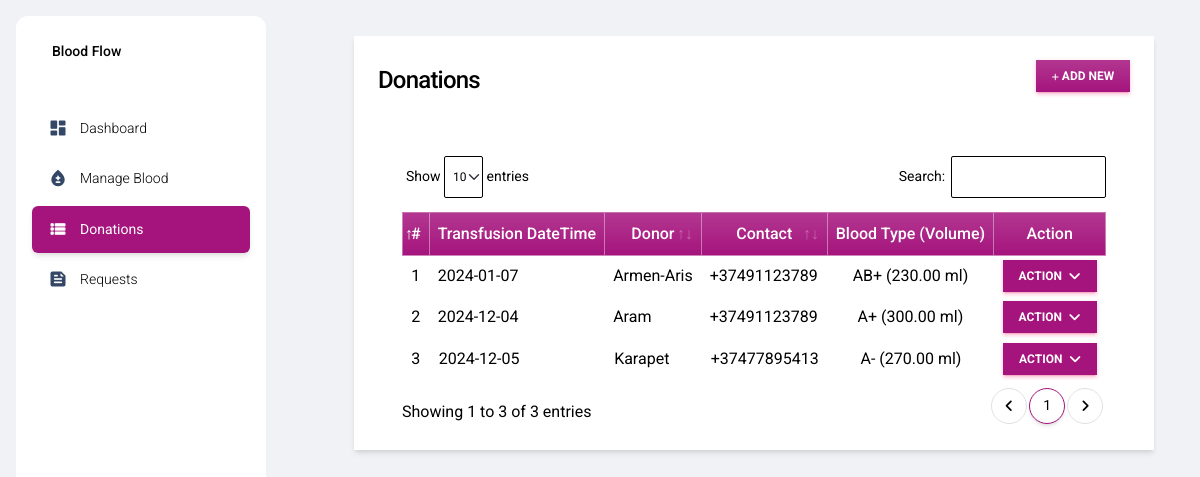
The page /donation_mgt (signed in) on the database its author committed.
### bbApp/models.py (models this page shows, shortened)
class Donation(models.Model):
    blood_group = models.ForeignKey(Blood_Group, on_delete=models.CASCADE)
    donor_name = models.CharField(max_length=500)
    donor_contact = models.CharField(max_length=250)
    donor_email = models.CharField(max_length=250)
    donor_address = models.TextField(blank=True, null=True)
    donor_gender = models.CharField(max_length=30, choices = (('Male' ,'Male'),('Female' ,'Female')))
    transfusion_date = models.DateField()
    donation_volume = models.FloatField(default=0)
    date_created = models.DateTimeField(default=timezone.now)
    date_updated = models.DateTimeField(auto_now=True)

class Blood_Group(models.Model):
    name = models.CharField(max_length=250)
    status = models.CharField(max_length=2, choices=(('1','Active'),('2','Inactive')), default = 1)
    date_created = models.DateTimeField(default=timezone.now)
    date_updated = models.DateTimeField(auto_now=True)
    def __str__(self):
        return self.name

### bbApp/views.py (the view)
# urls.py: path('donation_mgt', views.donation_mgt,name="donation-page"),
@login_required
def donation_mgt(request):
    context['page'] = 'donation_mgt'
    context['page_title'] = 'Donors Blood Donations Management'
    donations = models.Donation.objects.all()
    context['donations'] = donations
    return render(request,'donation_mgt.html',context)

### bbApp/forms.py (shortened to what this page needs)
class UpdateProfile(UserChangeForm):
    username = forms.CharField(max_length=250,help_text="The Username field is required.")
    email = forms.EmailField(max_length=250,help_text="The Email field is required.")
    first_name = forms.CharField(max_length=250,help_text="The First Name field is required.")
    last_name = forms.CharField(max_length=250,help_text="The Last Name field is required.")
    current_password = forms.CharField(max_length=250)
    class Meta:
        model = User
        fields = ('email', 'username','first_name', 'last_name')

### bbApp/templates/donation_mgt.html (shortened to what this page needs)
{% extends 'layouts/base.html' %} {% load humanize %} {% block content %}
<div class="container-fluid">
    <div class="col-lg-12 col-md-12 col-sm-12 col-xs-12">
        <div class="card card-default rounded-0 shadow ">
            <div class="card-header">
                <div class="d-flex w-100 align-items-center justify-content-between">
                    <h4 class="card-title fw-bold">Donations</h4>
                    <div class="tools">
                        <button type="button" class="btn btn-primary rounded-0 bg-gradient btn-sm" id='add_new'><i class="fa fa-plus"></i> Add New</button>
                    </div>
                </div>
            </div>
            <div class="card-body">
                <div class="container-fluid">
                    <table class="table table-bordered" id="donation-list">
                        <colgroup>
                            <col width="5%">
                            <col width="20%">
                            <col width="30%">
                            <col width="15%">
                            <col width="15%">
                            <col width="15%">
                        </colgroup>
                        <thead>
                            <tr class="bg-gradient bg-primary bg-opacity-50 text-light">
                                <th class="px-2 py-2 text-center">#</th>
                                <th class="px-2 py-2 text-center">Transfusion DateTime</th>
                                <th class="px-2 py-2 text-center">Donor</th>
                                <th class="px-2 py-2 text-center">Contact</th>
                                <th class="px-2 py-2 text-center">Blood Type (volume)</th>
                                <th class="px-2 py-2 text-center">Action</th>
                            </tr>
                        </thead>
                        <tbody style="color: #000000">
                            {% for donation in donations %}
                            <tr>
                                <td class="px-2 py-1 align-middle text-center">{{ forloop.counter }}</td>
                                <td class="px-2 py-1 align-middle">{{ donation.transfusion_date|date:"Y-m-d" }}</td>
                                <td class="px-2 py-1 align-middle">{{ donation.donor_name }}</td>
                                <td class="px-2 py-1 align-middle">{{ donation.donor_contact }}</td>
                                <td class="px-2 py-1 align-middle text-center">{{ donation.blood_group }} ({{ donation.donation_volume|floatformat:2|intcomma }} ml)</td>
                                <td class="px-2 py-1 align-middle text-center">
                                    <div class="dropdown">
                                        <button class="btn btn-primary btn-sm mb-0 rounded-0 dropdown-toggle" type="button" id="actionBtn-{{ donation.pk }}" data-bs-toggle="dropdown" aria-expanded="false">
                                        Action
                                        </button>
                                    </div>
                                </td>
                            </tr>
                            {% endfor %}
                        </tbody>
                    </table>
                </div>
            </div>
        </div>
    </div>
</div>
{% endblock content %}

### static/default/css/style.css (style rules this page uses)
html, body { height: 100%; width: 100%; max-height: 100%; overflow: auto; display: flex; flex-direction: column; }
.dark-version .table tbody tr:last-child td { border-width: 1px !important; }

### rows shown on the page
Donation: transfusion_date "2024-01-07", donor_name "Armen-Aris", donor_contact "+37491123789", blood_group "AB+", donation_volume "230.00"
Donation: transfusion_date "2024-12-04", donor_name "Aram", donor_contact "+37491123789", blood_group "A+", donation_volume "300.00"
Donation: transfusion_date "2024-12-05", donor_name "Karapet", donor_contact "+37477895413", blood_group "A-", donation_volume "270.00"
